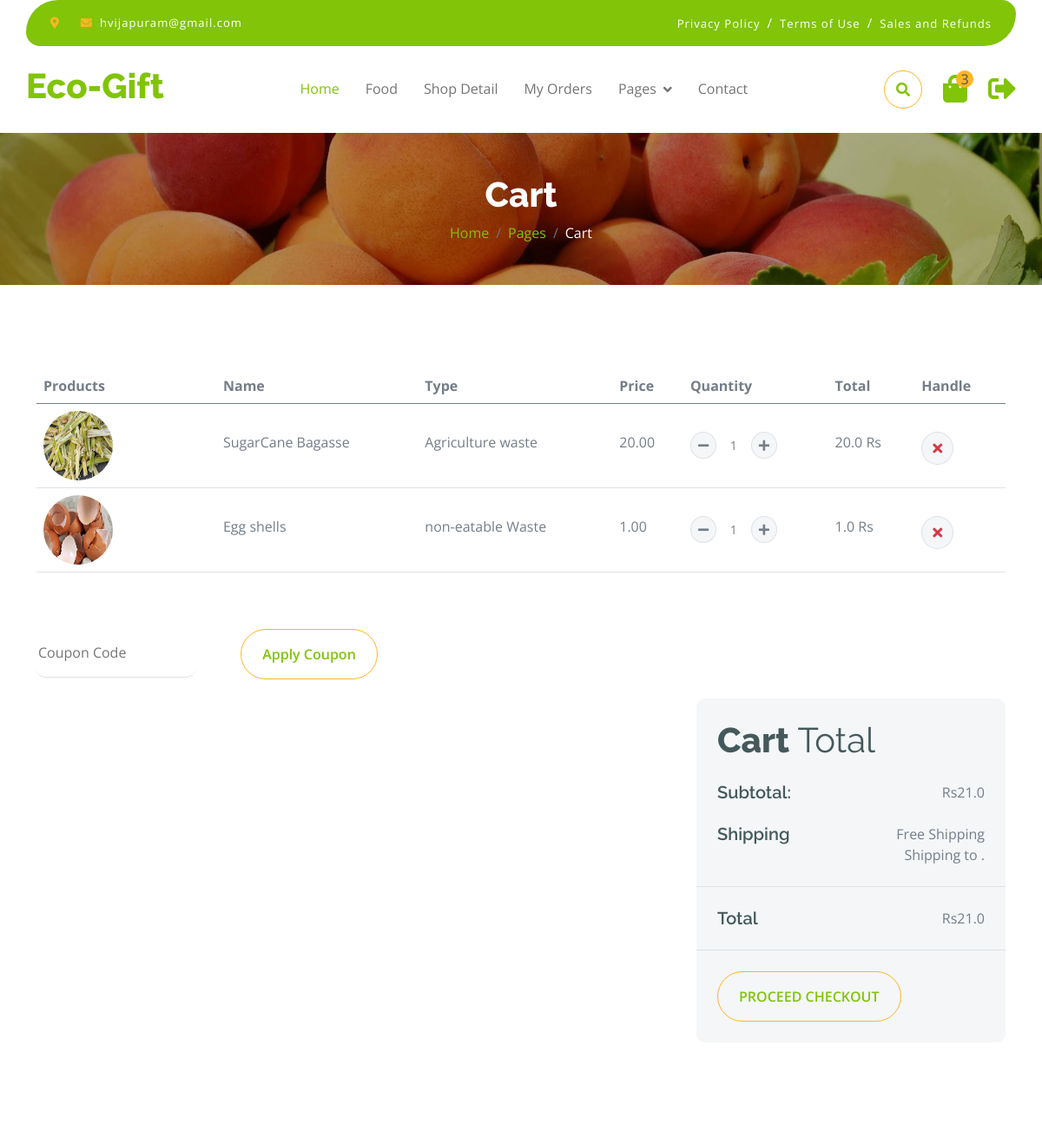
Page /products/cart (signed in, upper part) on the earlier database version.
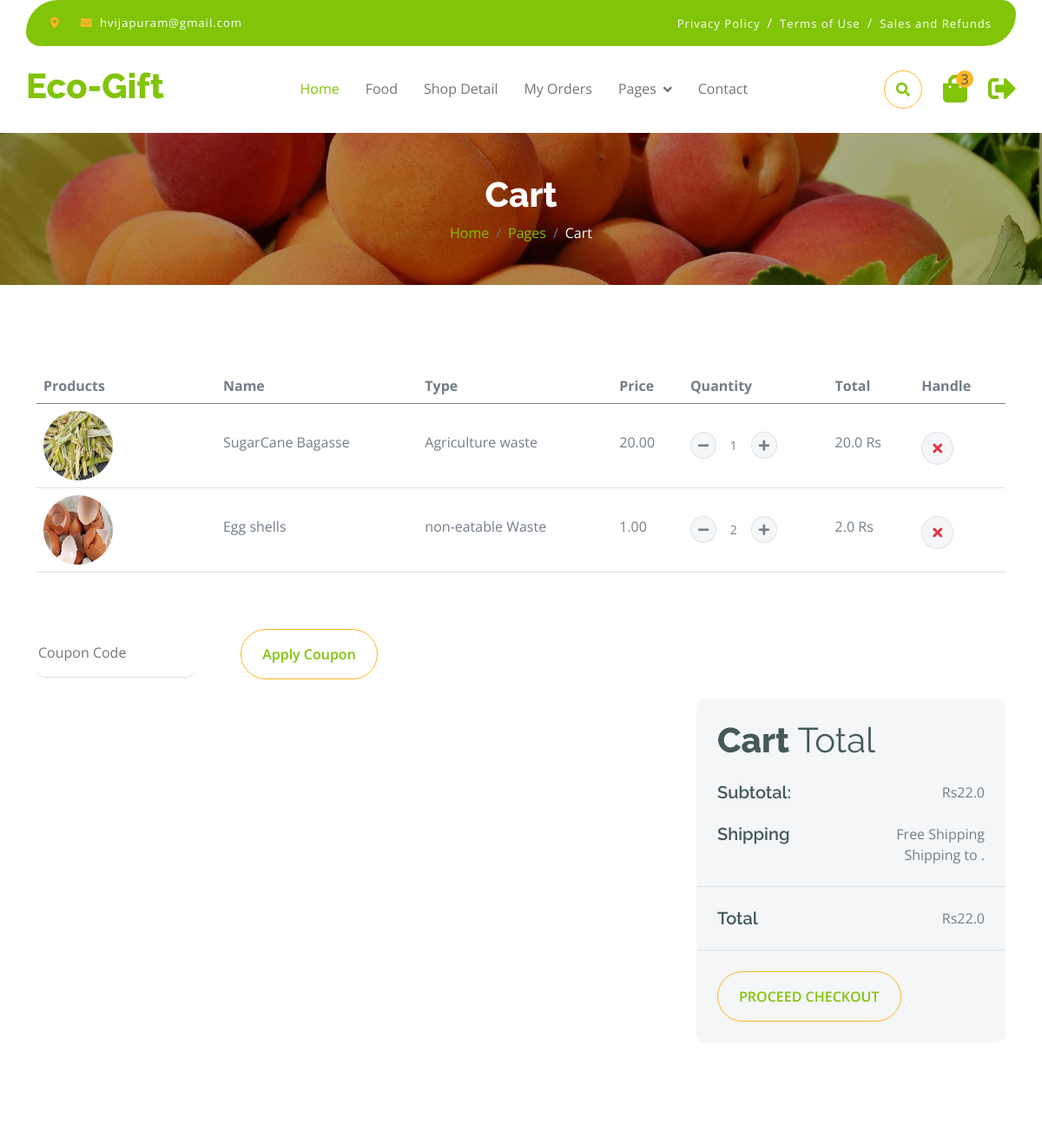
Same page on the later database version.
### products/models.py (models this page shows)
class CartItem(models.Model):
    cart = models.ForeignKey(Cart, on_delete=models.CASCADE, related_name='items')
    product = models.ForeignKey(Product, on_delete=models.CASCADE)
    quantity = models.PositiveIntegerField(default=1)
    def __str__(self):
        return f"{self.product.Name} ({self.quantity})"

class Product(models.Model):
  Name = models.CharField(max_length=255)
  Description = models.TextField(blank=True)
  Price = models.CharField(max_length=10)
  Category = models.ForeignKey(Category, on_delete=models.CASCADE)
  Image = models.ImageField(upload_to='products/', blank=True)

class Category(models.Model):
  Name = models.CharField(max_length=255)
  def __str__(self):
    return self.Name

### products/views.py (the view)
# urls.py: path('cart', views.view_cart, name="cart"),
@login_required
def view_cart(request):
    try:
        cart = Cart.objects.get(customer=request.user)
        print(cart)
        if cart:
            cart_items = CartItem.objects.filter(cart=cart)
            print(cart_items)
            subtotal = sum(float(item.product.Price) * float(item.quantity) for item in cart_items)
        else:
            cart_items = []
            subtotal = 0
        context = {
            'cart': cart,
            'cart_items': cart_items,
            'subtotal': subtotal,
        }
        print(cart_items)
        return render(request, 'cart.html', context)
    except Cart.DoesNotExist:
        return render(request, 'cart.html', {'cart': None, 'cart_items': [], 'subtotal': 0})
    except Exception as e:
        print(f"An error occurred: {e}")
        return render(request, 'cart.html', {'cart': None, 'cart_items': [], 'subtotal': 0})

### products/context_processors.py (called while the page is built)
def user_email(request):
    if request.user.is_authenticated:
        return {'user_email': request.user.email}
    return {user_email: 'Please login into your account'}

### products/models.py (called while the page is built)
    def __str__(self):
        return f"Cart of {self.customer.username}"

### products/templatetags/custom_filters.py (called while the page is built)
@register.filter(name='mul')
def multiply(value, arg):
    try:
        return float(value) * float(arg)
    except (ValueError, TypeError):
        return ''

### templates/cart.html (shortened to what the changed rows need)
{% extends "base.html" %}
{% load static %}
{% load custom_filters %}
{% block content %}
        <div class="container-fluid page-header py-5">
            <h1 class="text-center text-white display-6">Cart</h1>
        </div>
<div class="container-fluid py-5">
    <div class="container py-5">
        <div class="table-responsive">
            <table class="table">
                <thead>
                    <tr>
                        <th scope="col">Products</th>
                        <th scope="col">Name</th>
                        <th scope="col">Type</th>
                        <th scope="col">Price</th>
                        <th scope="col">Quantity</th>
                        <th scope="col">Total</th>
                        <th scope="col">Handle</th>
                    </tr>
                </thead>
                <tbody>
                    {% for item in cart_items %}
                    <tr>
                        <td>
                            <div class="d-flex align-items-center">
                                <img src="{{ item.product.Image.url }}" class="img-fluid me-5 rounded-circle" style="width: 80px; height: 80px;" alt="">
                            </div>
                        </td>
                        <td>
                            <p class="mb-0 mt-4">{{ item.product.Name }}</p>
                        </td>
                        <td>
                            <p class="mb-0 mt-4">{{ item.product.Category }}</p>
                        </td>
                        <td>
                            <p class="mb-0 mt-4">{{ item.product.Price }}</p>
                        </td>
                        <td>
                            <div class="input-group quantity mt-4" style="width: 100px;">
                                <div class="input-group-btn">
                                    <button class="btn btn-sm btn-minus rounded-circle bg-light border">
                                        <i class="fa fa-minus"></i>
                                    </button>
                                </div>
                                <input type="text" class="form-control form-control-sm text-center border-0" value="{{ item.quantity }}">
                                <div class="input-group-btn">
                                    <button class="btn btn-sm btn-plus rounded-circle bg-light border">
                                        <i class="fa fa-plus"></i>
                                    </button>
                                </div>
                            </div>
                        </td>
                        <td>
                            <p class="mb-0 mt-4">{{ item.product.Price|mul:item.quantity }} Rs</p>
                        </td>
                        <td>
                            <button class="btn btn-md rounded-circle bg-light border mt-4">
                                <i class="fa fa-times text-danger"></i>
                            </button>
                        </td>
                    </tr>
                    {% endfor %}
                </tbody>
            </table>
        </div>
        <div class="row g-4 justify-content-end">
            <div class="col-sm-8 col-md-7 col-lg-6 col-xl-4">
                <div class="bg-light rounded">
                    <div class="p-4">
                        <h1 class="display-6 mb-4">Cart <span class="fw-normal">Total</span></h1>
                        <div class="d-flex justify-content-between mb-4">
                            <h5 class="mb-0 me-4">Subtotal:</h5>
                            <p class="mb-0">Rs{{ subtotal }}</p>
                        </div>
                    </div>
                    <div class="py-4 mb-4 border-top border-bottom d-flex justify-content-between">
                        <h5 class="mb-0 ps-4 me-4">Total</h5>
                        <p class="mb-0 pe-4">Rs{{ subtotal }}</p>
                    </div>
                </div>
            </div>
        </div>
    </div>
</div>
{% endblock content %}

Differences in the rows shown:
changed CartItem "Egg shells": quantity "1" → "2"; product.Price|mul "1.0" → "2.0"
Other differences:
{{ subtotal }}: "21.0" → "22.0"
